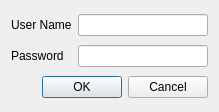
<?xml version="1.0" encoding="UTF-8"?>
<ui version="4.0">
 <class>CreateUser</class>
 <widget class="QDialog" name="CreateUser">
  <property name="geometry">
   <rect>
    <x>0</x>
    <y>0</y>
    <width>219</width>
    <height>112</height>
   </rect>
  </property>
  <property name="windowTitle">
   <string>Create User</string>
  </property>
  <layout class="QGridLayout" name="gridLayout">
   <item row="0" column="0">
    <widget class="QLabel" name="label">
     <property name="text">
      <string>User Name</string>
     </property>
    </widget>
   </item>
   <item row="0" column="1">
    <widget class="QLineEdit" name="userLineEdit"/>
   </item>
   <item row="1" column="0">
    <widget class="QLabel" name="label_2">
     <property name="text">
      <string>Password</string>
     </property>
    </widget>
   </item>
   <item row="1" column="1">
    <widget class="QLineEdit" name="passwordLineEdit">
     <property name="echoMode">
      <enum>QLineEdit::Password</enum>
     </property>
    </widget>
   </item>
   <item row="2" column="0" colspan="2">
    <widget class="QDialogButtonBox" name="buttonBox">
     <property name="orientation">
      <enum>Qt::Horizontal</enum>
     </property>
     <property name="standardButtons">
      <set>QDialogButtonBox::Cancel|QDialogButtonBox::Ok</set>
     </property>
    </widget>
   </item>
  </layout>
 </widget>
 <resources/>
 <connections>
  <connection>
   <sender>buttonBox</sender>
   <signal>accepted()</signal>
   <receiver>CreateUser</receiver>
   <slot>accept()</slot>
   <hints>
    <hint type="sourcelabel">
     <x>248</x>
     <y>254</y>
    </hint>
    <hint type="destinationlabel">
     <x>157</x>
     <y>274</y>
    </hint>
   </hints>
  </connection>
  <connection>
   <sender>buttonBox</sender>
   <signal>rejected()</signal>
   <receiver>CreateUser</receiver>
   <slot>reject()</slot>
   <hints>
    <hint type="sourcelabel">
     <x>316</x>
     <y>260</y>
    </hint>
    <hint type="destinationlabel">
     <x>286</x>
     <y>274</y>
    </hint>
   </hints>
  </connection>
 </connections>
</ui>
